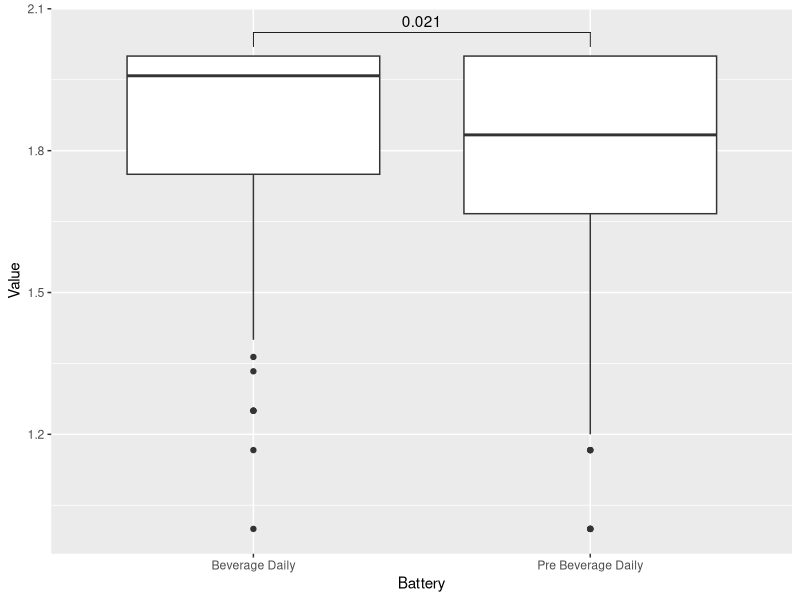

R code for this plot:
library(tidyverse)
library(readr)
library(rstatix)
library(ggpubr)
library(lme4)
library(lmerTest)

data <- read_csv("Study Data.csv")

data %>% 
  filter(`Question Name` == "daily_alc" & `Participant ID` == 13)
  

data %>% 
  filter(`Question Name` == "week_alc_use" & `Participant ID` == 13)

data %>% 
  filter(str_detect(`Question Name`, "who") & `Participant ID` == 13)


daily_alc <- data %>% 
  drop_na() %>% 
  filter(`Question Name` == "daily_alc") %>% 
  group_by(`Participant ID`, Battery) %>%
  summarise(Value = mean(Value)) %>% 
  rename(ID = `Participant ID`)

daily_alc %>% 
  ggplot(aes(Battery, Value))+
  geom_boxplot()+
  geom_pwc(method = "t_test")


daily_alc_w <- daily_alc %>% 
  pivot_wider(names_from = Battery, values_from = Value)

t.test(daily_alc_w$`Beverage Daily`, daily_alc_w$`Pre Beverage Daily`)

model <- lmerTest::lmer(Value ~ Battery + (1|ID),
                    na.action = na.omit,
                    REML = TRUE,
                    data = daily_alc)

mean(is.na(data))


who <- data %>% 
  drop_na() %>% 
  filter(str_detect(`Question Name`, "who")) %>% 
  group_by(`Participant ID`, `Study Day`) %>% 
  summarise(Value = sum(Value)*4)




         
